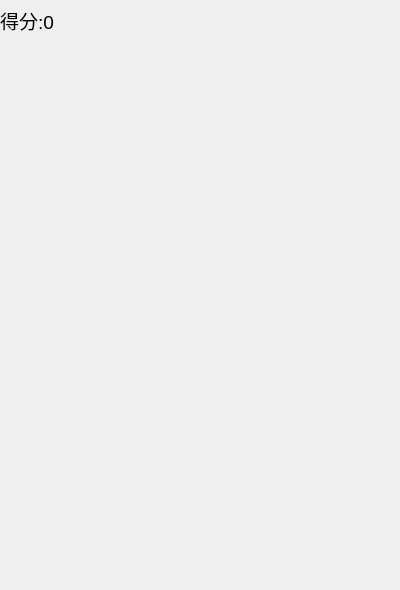
<?xml version="1.0" encoding="UTF-8"?>
<ui version="4.0">
 <class>Form</class>
 <widget class="QWidget" name="Form">
  <property name="geometry">
   <rect>
    <x>0</x>
    <y>0</y>
    <width>400</width>
    <height>590</height>
   </rect>
  </property>
  <property name="windowTitle">
   <string>Form</string>
  </property>
  <widget class="QLabel" name="label">
   <property name="geometry">
    <rect>
     <x>0</x>
     <y>0</y>
     <width>131</width>
     <height>41</height>
    </rect>
   </property>
   <property name="font">
    <font>
     <pointsize>14</pointsize>
    </font>
   </property>
   <property name="text">
    <string>得分:0</string>
   </property>
  </widget>
 </widget>
 <resources/>
 <connections/>
</ui>
